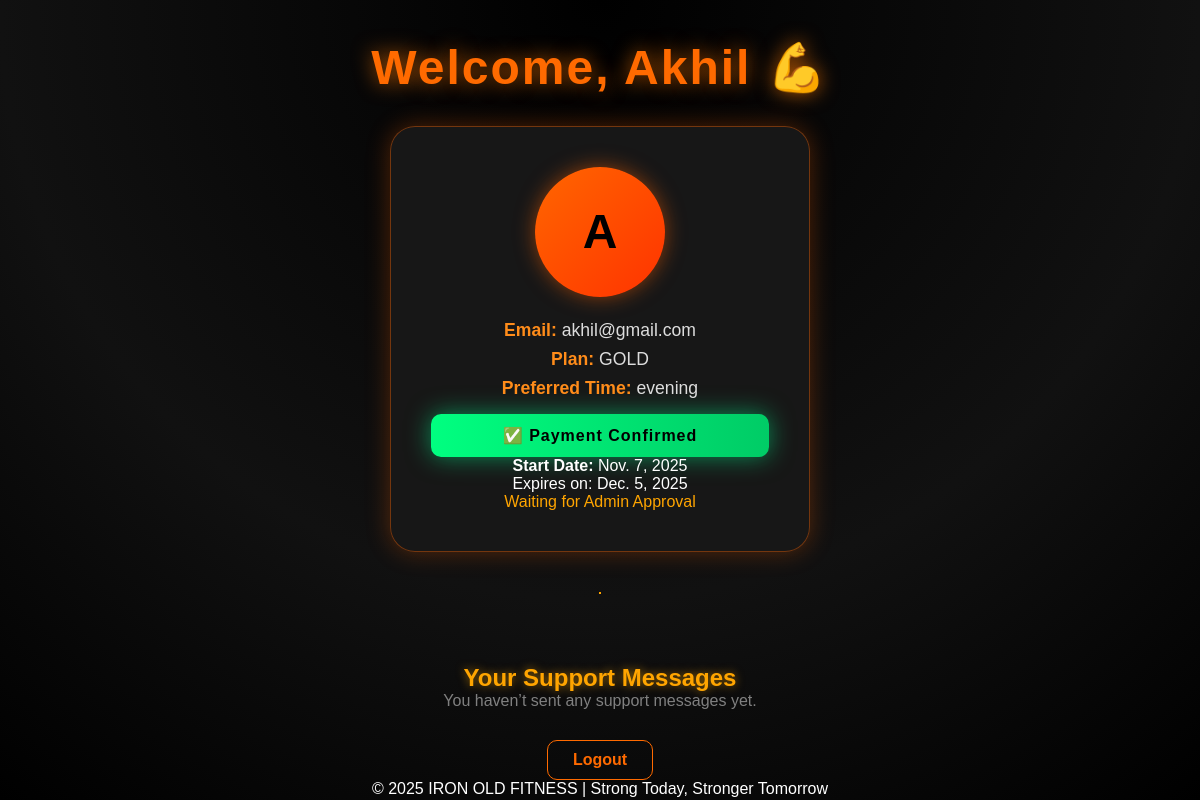
The app's page /dashboard/ (signed in) with its own data.
### base/models.py (models this page shows, shortened)
class Member(models.Model):
    MEMBERSHIP_CHOICES = [
        ('IRON', 'IRON'),
        ('PLATINUM', 'PLATINUM'),
        ('GOLD', 'GOLD'),
    ]
    TIME_CHOICES = [
        ('morning', 'Morning'),
        ('afternoon', 'Afternoon'),
        ('evening', 'Evening'),
    ]
    name = models.CharField(max_length=100)
    email = models.EmailField(unique=True)
    phone = models.CharField(max_length=15)
    password = models.CharField(max_length=128)
    membership = models.CharField(max_length=10, choices=MEMBERSHIP_CHOICES)
    preferred_time = models.CharField(max_length=10, choices=TIME_CHOICES)
    profile_pic = models.ImageField(upload_to='profiles/', blank=True, null=True)
    start_date = models.DateField(blank=True, null=True)
    payment_confirmed = models.BooleanField(default=False)
    admin_approved = models.BooleanField(default=False)
    @property
    def end_date(self):
        if self.start_date and self.membership:
            duration_map = {'GOLD': 28, 'PLATINUM': 30, 'IRON': 35}
            return self.start_date + timezone.timedelta(days=duration_map.get(self.membership, 0))
        return None

### base/views.py (the view)
# urls.py: path('dashboard/', views.dashboard, name='dashboard'),
def dashboard(request):
    member_id = request.session.get('member_id')
    if not member_id:
        return redirect('login')
    member = Member.objects.get(id=member_id)
    support_messages = (
        SupportMessage.objects.filter(member=member)
        | SupportMessage.objects.filter(email=member.email)
    ).order_by('-created_at')
    return render(request, 'dashboard.html', {
        'member': member,
        'messages': support_messages
    })

### base/templates/dashboard.html (shortened to what this page needs)
{% load static %}
<!DOCTYPE html>
<html lang="en">
<head>
</head>
<body>
  <h1>Welcome, {{ member.name }} 💪</h1>
  <div class="dashboard-card">
    {% if member.profile_pic %}
      <img src="{{ member.profile_pic.url }}" alt="Profile Picture" class="profile-pic">
    {% else %}
      <div class="default-pic">{{ member.name|first|upper }}</div>
    {% endif %}
    <div class="member-info">
      <p><strong>Email:</strong> {{ member.email }}</p>
      <p><strong>Plan:</strong> {{ member.membership }}</p>
      <p><strong>Preferred Time:</strong> {{ member.preferred_time }}</p>
    </div>
    {% if member.payment_confirmed %}
      <div class="status paid">✅ Payment Confirmed</div>
      <p><strong>Start Date:</strong> {{ member.start_date }}</p>
      {% if member.end_date %}
        <p class="expiry">Expires on: {{ member.end_date }}</p>
      {% endif %}
    {% else %}
      <div class="status pending">!! Payment Pending</div>
      <a href="{% url 'payment' %}"><button type="button">Proceed to Payment</button></a>
    {% endif %}
    {% if member.payment_confirmed %}
    {% if member.admin_approved %}
        <p style="color:limegreen;">Admin Approved</p>
    {% else %}
        <p style="color:orange;"> Waiting for Admin Approval</p>
    {% endif %}
{% else %}
    <p style="color:red;">Payment Pending</p>
{% endif %}
  </div>
  <hr style="margin: 40px 0; border: 1px solid orange;">
<h2 style="color: orange;"> Your Support Messages</h2>
{% if messages %}
  {% for msg in messages %}
    <div style="border: 1px solid orange; border-radius: 10px; padding: 15px; margin: 20px auto; width: 60%; text-align: left;">
      <p><b>Your Message:</b> {{ msg.message }}</p>
      <p><small>Sent on: {{ msg.created_at }}</small></p>
      {% if msg.admin_reply %}
        <hr>
        <p style="color: #00ff80;"><b>Admin Reply:</b> {{ msg.admin_reply }}</p>
        <p><small>Replied on: {{ msg.replied_at }}</small></p>
      {% else %}
        <p style="color: gray;">! Awaiting admin reply...</p>
      {% endif %}
    </div>
  {% endfor %}
{% else %}
  <p style="color: gray;">You haven’t sent any support messages yet.</p>
{% endif %}
  <a href="{% url 'logout' %}" class="logout">Logout</a>
  <footer>
    <p>© 2025 IRON OLD FITNESS | Strong Today, Stronger Tomorrow </p>
  </footer>
</body>
</html>

### base/templates/dashboard.html (style rules this page uses)
* { margin: 0; padding: 0; box-sizing: border-box; }
body { background: radial-gradient(circle at top, #000, #111 60%, #000); color: white; font-family: 'Poppins', sans-serif; text-align: center; min-height: 100vh; display: flex; flex-direction: column; align-items: center; }
h1 { color: #ff6a00; font-size: 3rem; text-shadow: 0 0 20px rgba(255, 120, 0, 0.7); margin-top: 40px; letter-spacing: 2px; }
h2 { margin-top: 30px; color: #ffae00; text-shadow: 0 0 10px rgba(255, 170, 0, 0.6); }
.dashboard-card { background: rgba(25, 25, 25, 0.95); border: 1px solid rgba(255, 100, 0, 0.4); border-radius: 25px; box-shadow: 0 0 25px rgba(255, 100, 0, 0.3); padding: 40px; width: 420px; margin-top: 30px; transition: all 0.4s ease; text-align: center; }
.default-pic { background: linear-gradient(135deg, #ff6600, #ff3300); display: inline-block; width: 130px; height: 130px; border-radius: 50%; line-height: 130px; font-size: 3rem; color: black; font-weight: bold; box-shadow: 0 0 20px rgba(255, 100, 0, 0.5); margin-bottom: 15px; }
.member-info p { font-size: 1.1rem; color: #ddd; margin: 8px 0; }
.member-info strong { color: #ff8c1a; }
.status { text-align: center; padding: 12px; border-radius: 10px; font-weight: bold; margin-top: 15px; letter-spacing: 1px; }
.status.paid { background: linear-gradient(90deg, #00ff80, #00cc66); color: #000; box-shadow: 0 0 25px rgba(0, 255, 150, 0.5); }
a.logout { display: inline-block; margin-top: 30px; color: #ff6a00; text-decoration: none; border: 1px solid #ff6a00; padding: 10px 25px; border-radius: 10px; transition: all 0.3s ease; font-weight: bold; }

### records on screen
Member: name "Akhil", name|first "A", email "akhil@gmail.com", membership "GOLD", preferred_time "evening", start_date "Nov. 7, 2025", end_date "Dec. 5, 2025"
